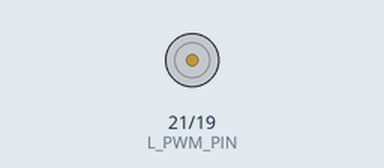
Simulated run of this sketch. Board: ESP32. Parts: motor-driver pin pairs drawn as motors (green arrow = first pin HIGH = forward, orange = second pin HIGH = backward, longer = more drive, scaled by the enable pin). What the sketch prints to the serial monitor is not drawn.

Above: at 3.16 s.
At 4.0 s:
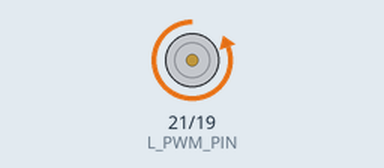
Timing chart, 0 to 5.5 s (numbered marks = the images above):
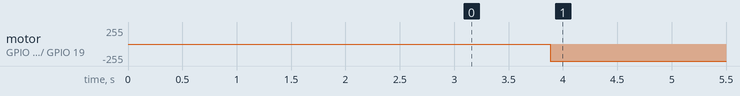

Measured:
- by itself, motor on GPIO 21 (L_PWM_PIN) / GPIO 19 (R_PWM_PIN): stopped → backward 255/255 at 3.9 s

The sketch:

rampaMaxima.ino
```cpp
#include <Arduino.h>

// ================= CONFIGURAÇÕES DO MOTOR =================
const int EN_PIN = 18;
const int R_PWM_PIN = 19;
const int L_PWM_PIN = 21;
const int pwmResolution = 12;
const int chR = 0;
const int chL = 1;

int rampa = 0;

uint16_t freq = 967;

// ================= FUNÇÕES DO MOTOR =================
inline void TurnRight(uint16_t speed) {
  ledcWrite(chL, 0);
  ledcWrite(chR, speed);
}

inline void Stop() {
  ledcWrite(chR, 0);
  ledcWrite(chL, 0);
}

void setup() {
  Serial.begin(115200);
  delay(1000);

  Serial.println("\n==============================");
  Serial.println("INICIANDO SISTEMA MOTOR ESP32");
  Serial.println("==============================");

  pinMode(EN_PIN, OUTPUT);
  digitalWrite(EN_PIN, HIGH);

  Serial.println("[SETUP] EN_PIN ativado");

  ledcSetup(chR, freq, pwmResolution);
  ledcAttachPin(R_PWM_PIN, chR);

  ledcSetup(chL, freq, pwmResolution);
  ledcAttachPin(L_PWM_PIN, chL);

  Serial.println("[SETUP] PWM configurado");
  Serial.println("[SETUP] Aguardando estabilização...");

  Stop();
  delay(2000);

  Serial.println("[SETUP] Sistema pronto!");
}

void loop() {

  Serial.print("[LOOP] Tempo(ms): ");
  Serial.print(millis());

  if (rampa == 0) {
    Serial.println(" | FASE: RAMPA DE ACELERACAO");

    for (int x = 0; x <= 4095; x += 10) {
      TurnRight((uint16_t)x);

      Serial.print("[RAMPA] PWM = ");
      Serial.println(x);

      delay(2);
    }

    rampa = 1;

    Serial.println("[RAMPA] Finalizada. Motor em saturacao.");
  }
  else {
    TurnRight(4095);

    Serial.println("[ESTADO] PWM MAXIMO (4095) ATIVO");
  }
}
```
